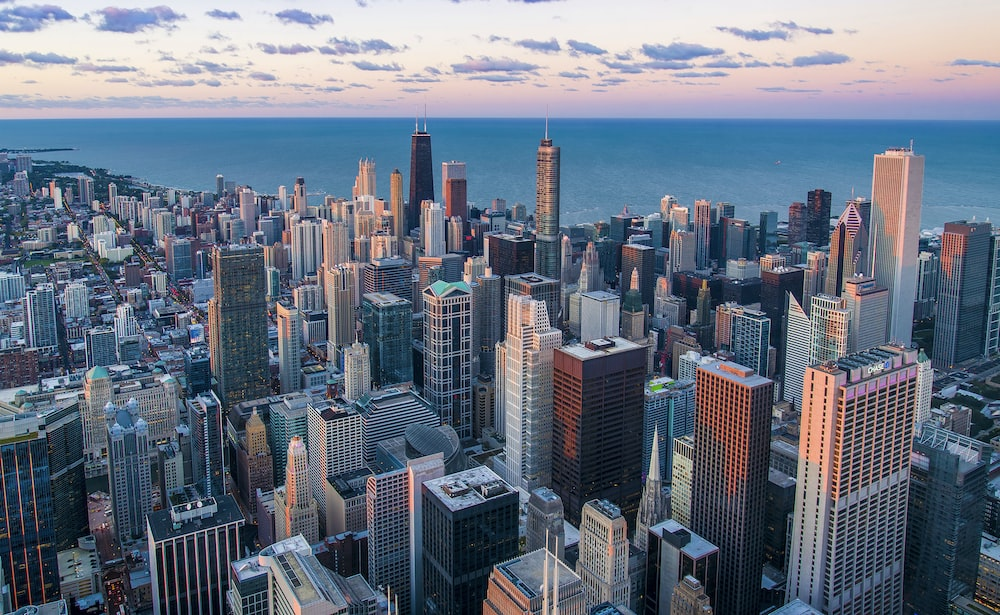
#> input picture Lab-03/reference.jpeg, 1000 x 615 px
$ python q2.py   (older library calls are emulated)
#> lines starting #> are read from the running program, lines starting #| are printed output that depends on the picture
import cv2
import numpy as np

def calculate_image_gradient(image_path):
    # Read the image
#> called with image_path = 'reference.jpeg'
    original_image = cv2.imread(image_path, cv2.IMREAD_GRAYSCALE)
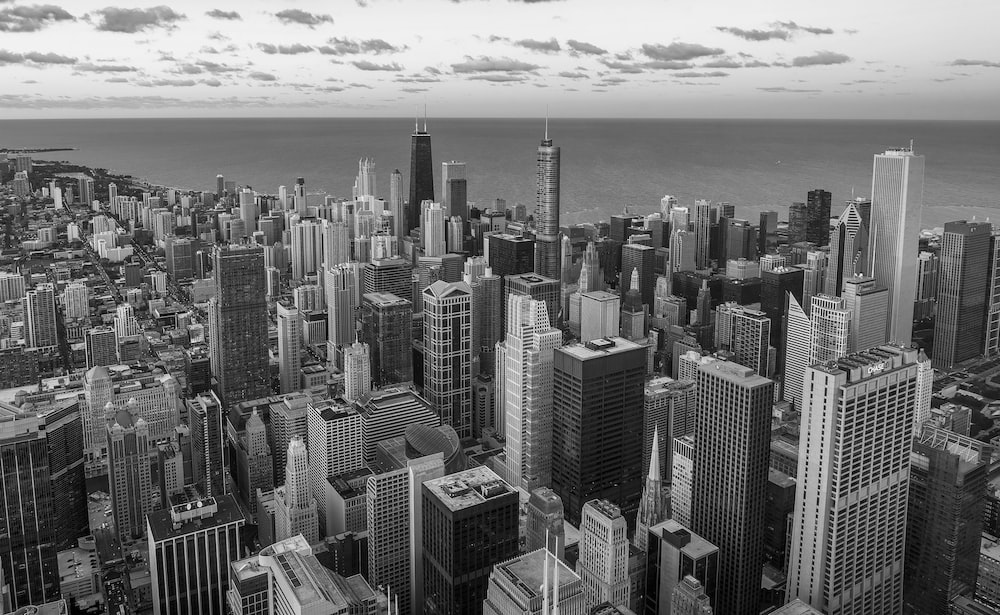
#> original_image: shape (615, 1000); min 0, max 255, mean 113.2

    if original_image is None:
        print("Error: Could not read the image.")
        return

    # Apply Sobel operator for gradient calculation
    gradient_x = cv2.Sobel(original_image, cv2.CV_64F, 1, 0, ksize=3)
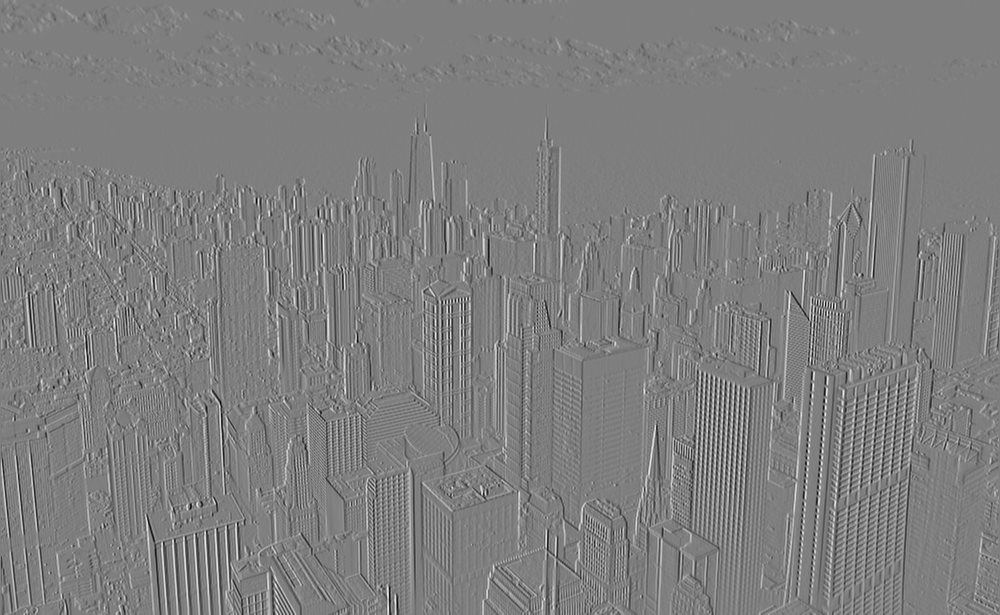
#> gradient_x: shape (615, 1000) float64; min -831, max 841, mean -0.1; drawn with min black and max white
    gradient_y = cv2.Sobel(original_image, cv2.CV_64F, 0, 1, ksize=3)
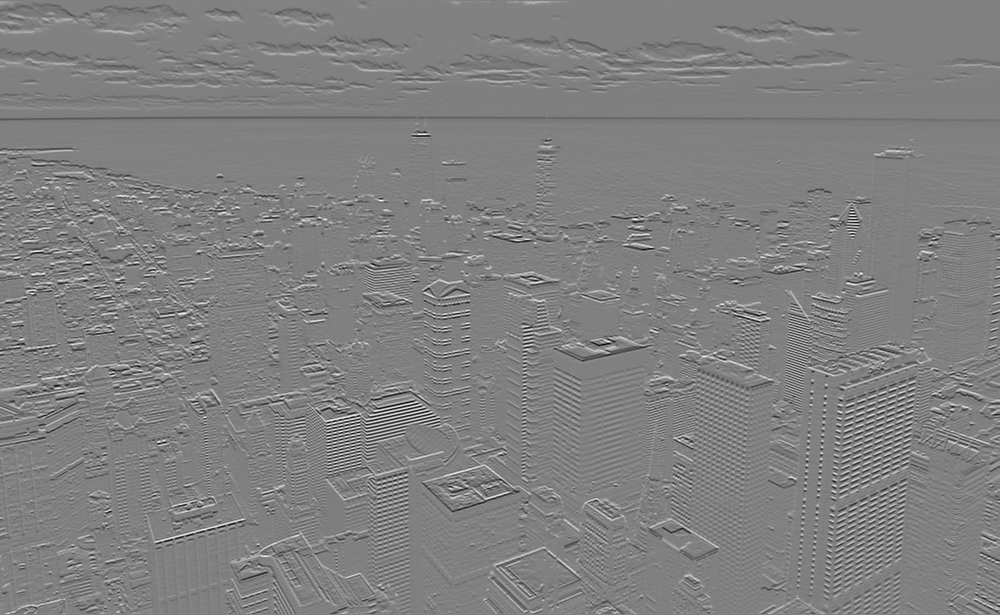
#> gradient_y: shape (615, 1000) float64; min -820, max 801, mean -2.1; drawn with min black and max white

    # Calculate the gradient magnitude and direction
    gradient_magnitude = np.sqrt(gradient_x**2 + gradient_y**2)
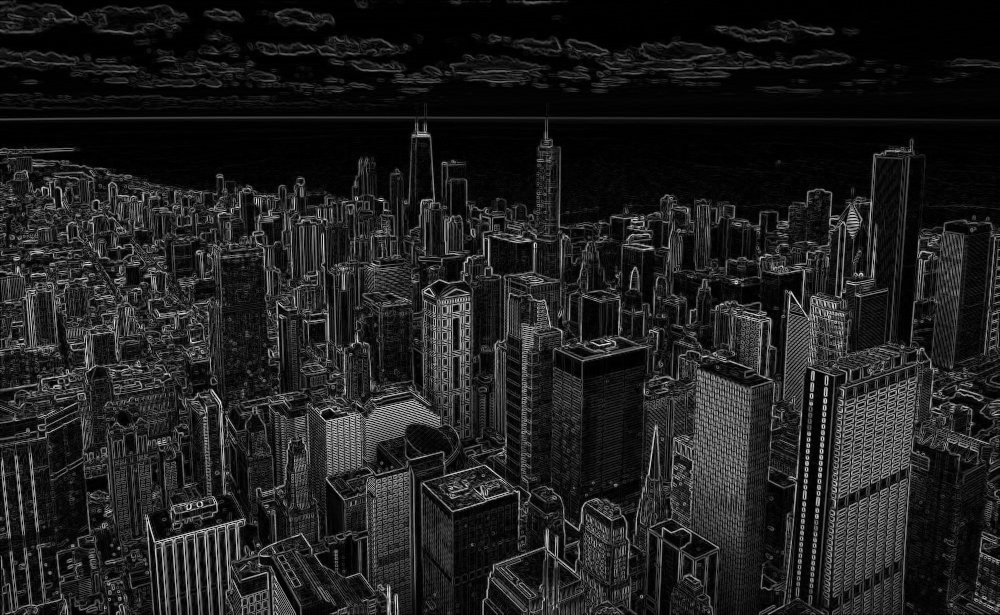
#> gradient_magnitude: shape (615, 1000) float64; min 0, max 876.1, mean 107.3; drawn with min black and max white
    gradient_direction = np.arctan2(gradient_y, gradient_x)
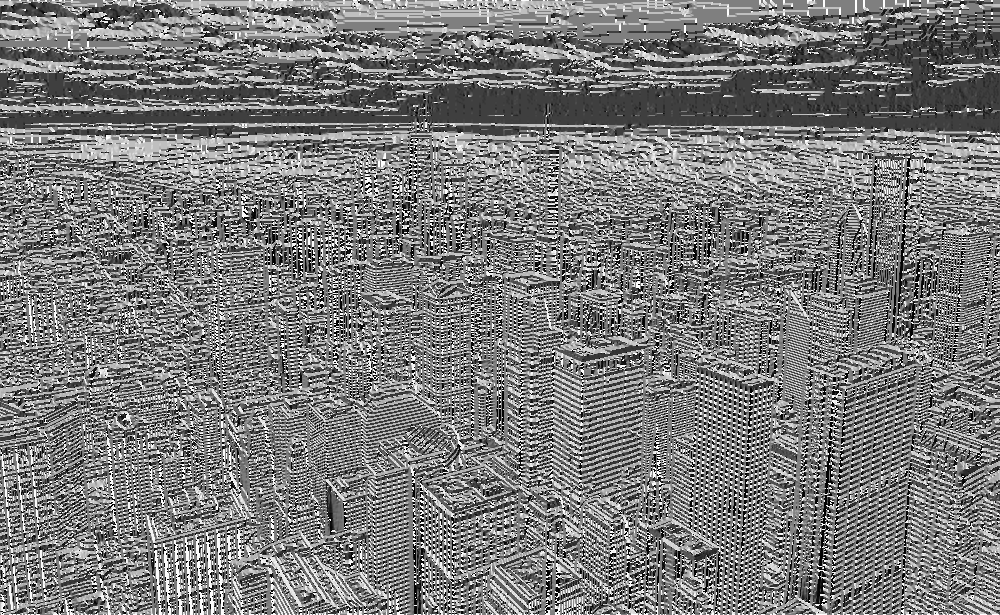
#> gradient_direction: shape (615, 1000) float64; min -3.14, max 3.14, mean -0.116; drawn with min black and max white

    # Normalize the magnitude to the range [0, 255]
    gradient_magnitude = cv2.normalize(gradient_magnitude, None, 0, 255, cv2.NORM_MINMAX, cv2.CV_8U)

    # Display the original image and gradient magnitude
    cv2.imshow("Original Image", original_image)
    cv2.imshow("Gradient Magnitude", gradient_magnitude)
    cv2.waitKey(0)
    cv2.destroyAllWindows()

if __name__ == "__main__":
    image_path = "reference.jpeg"  # Replace with the path to your image
    calculate_image_gradient(image_path)

$ run again, with Lab-03/lane.jpg copied over Lab-03/reference.jpeg
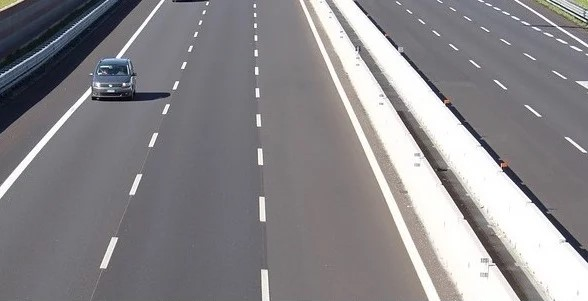
#> input picture Lab-03/lane.jpg, 588 x 301 px
#> in calculate_image_gradient, `gradient_magnitude = np.sqrt(gradient_x**2 + gradient_y**2)`:
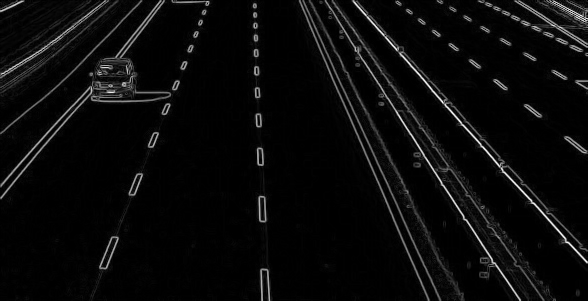
#> gradient_magnitude: shape (301, 588) float64; min 0, max 913.9, mean 39.8; drawn with min black and max white
#> in calculate_image_gradient, `gradient_direction = np.arctan2(gradient_y, gradient_x)`:
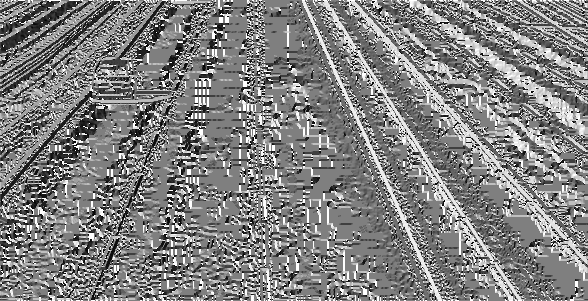
#> gradient_direction: shape (301, 588) float64; min -3.14, max 3.14, mean 0.0569; drawn with min black and max white

$ run again, with Lab-03/test.jpg copied over Lab-03/reference.jpeg
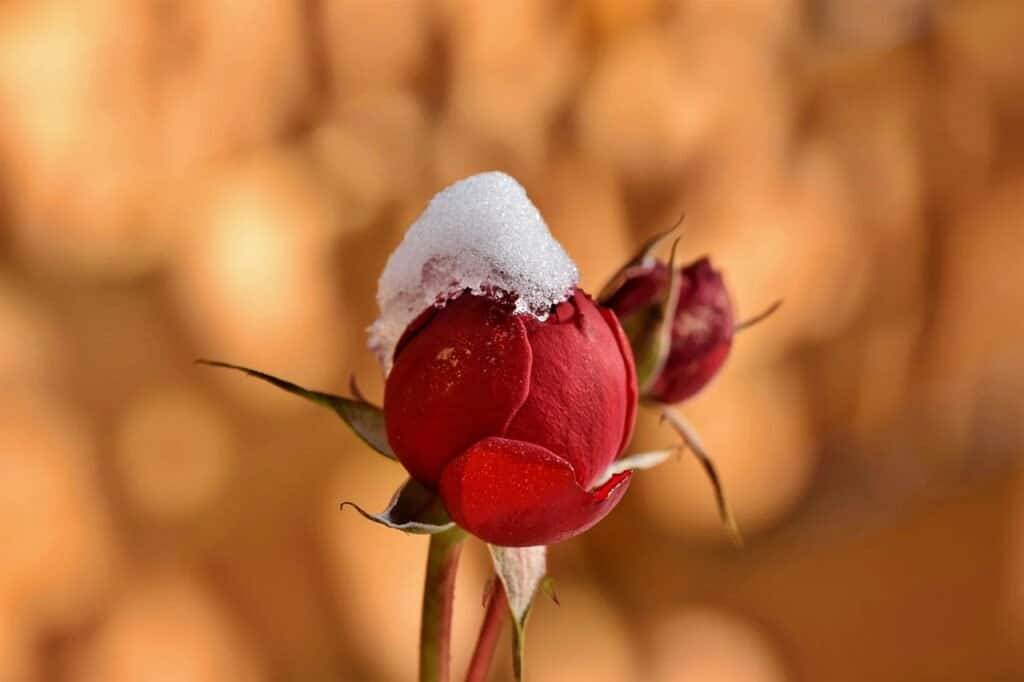
#> input picture Lab-03/test.jpg, 1024 x 682 px
#> in calculate_image_gradient, `gradient_magnitude = np.sqrt(gradient_x**2 + gradient_y**2)`:
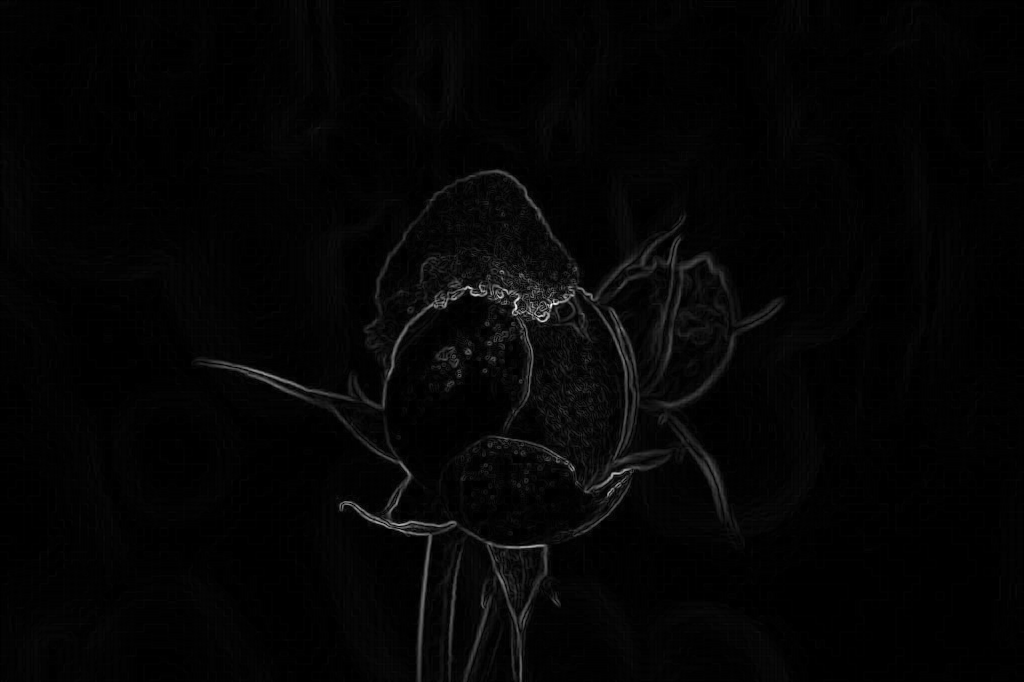
#> gradient_magnitude: shape (682, 1024) float64; min 0, max 798.3, mean 15.1; drawn with min black and max white
#> in calculate_image_gradient, `gradient_direction = np.arctan2(gradient_y, gradient_x)`:
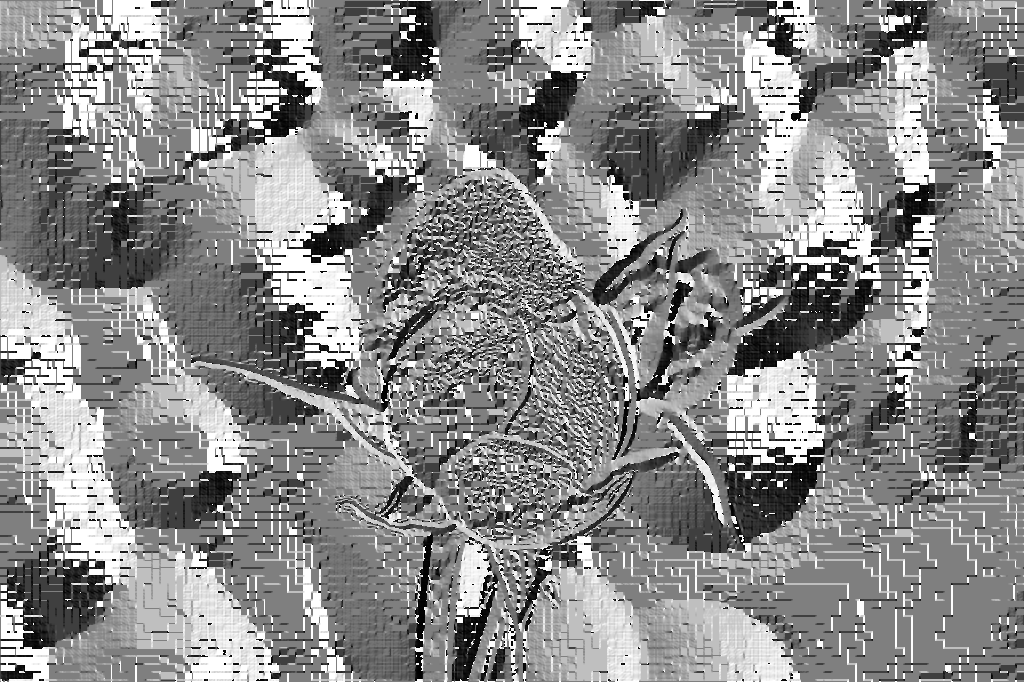
#> gradient_direction: shape (682, 1024) float64; min -3.14, max 3.14, mean 0.274; drawn with min black and max white
